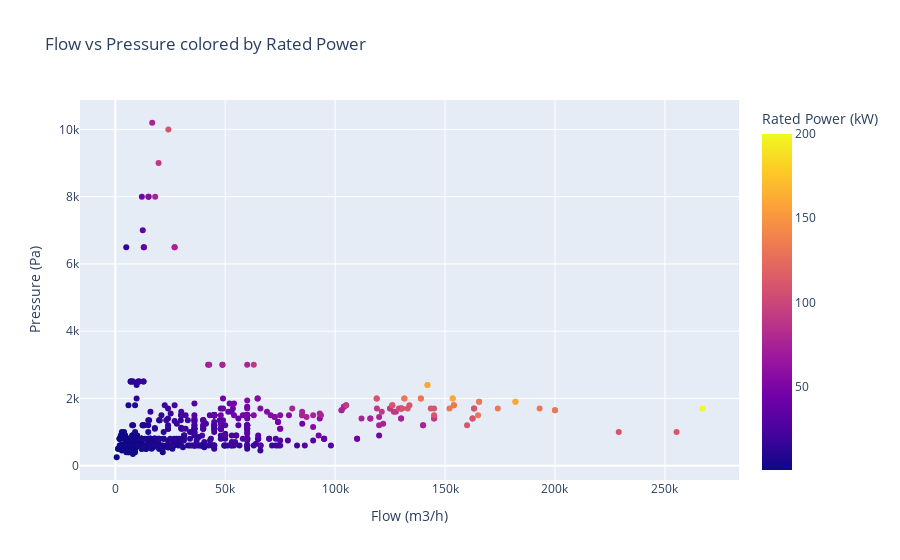

This figure's notebook cell:
### Code cell
import plotly.express as px
import plotly.graph_objects as go
from plotly.subplots import make_subplots
import pandas as pd
import numpy as np
fig = px.scatter(df, x='Actual flow volume air/gas', y='Pressure, static', color='Rated power',
                 title='Flow vs Pressure colored by Rated Power',
                 labels={'Actual flow volume air/gas': 'Flow (m3/h)', 'Pressure, static': 'Pressure (Pa)', 'Rated power': 'Rated Power (kW)'})
fig.show()

### Figure 1 — Plotly figure (JSON) as saved in the notebook; plotly's stock layout.template omitted (floating-point values rounded to 4 significant figures; data arrays with more than 128 entries replaced by an {"elided": "..."} marker saying what was removed)
{"data": [{"hovertemplate": "Flow (m3/h)=%{x}<br>Pressure (Pa)=%{y}<br>Rated Power (kW)=%{marker.color}<extra></extra>", "legendgroup": "", "marker": {"color": {"elided": "649 float values"}, "coloraxis": "coloraxis", "symbol": "circle"}, "mode": "markers", "name": "", "orientation": "v", "showlegend": false, "type": "scatter", "x": {"elided": "649 int values"}, "xaxis": "x", "y": {"elided": "649 int values"}, "yaxis": "y"}], "layout": {"coloraxis": {"colorbar": {"title": {"text": "Rated Power (kW)"}}, "colorscale": [[0, "#0d0887"], [0.1111, "#46039f"], [0.2222, "#7201a8"], [0.3333, "#9c179e"], [0.4444, "#bd3786"], [0.5556, "#d8576b"], [0.6667, "#ed7953"], [0.7778, "#fb9f3a"], [0.8889, "#fdca26"], [1, "#f0f921"]]}, "legend": {"tracegroupgap": 0}, "title": {"text": "Flow vs Pressure colored by Rated Power"}, "xaxis": {"anchor": "y", "domain": [0, 1], "title": {"text": "Flow (m3/h)"}}, "yaxis": {"anchor": "x", "domain": [0, 1], "title": {"text": "Pressure (Pa)"}}}}
